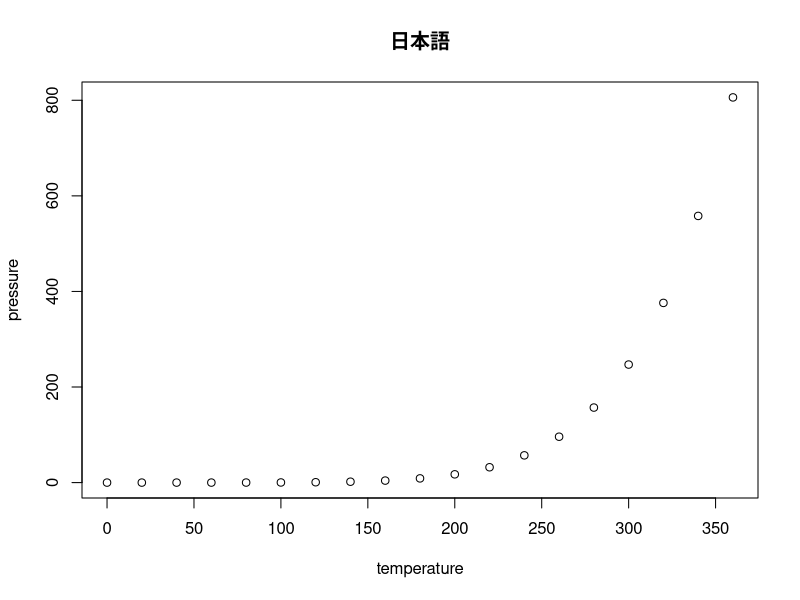
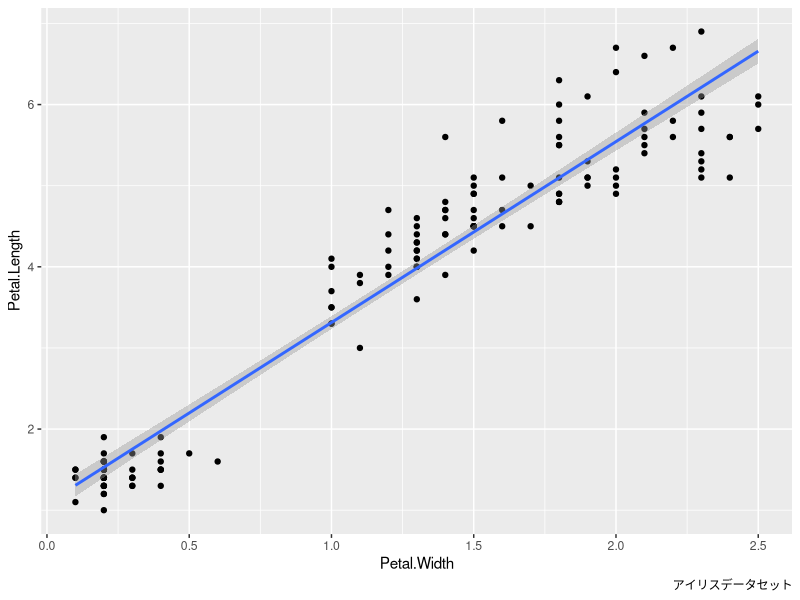

Here is the R script that generated these plots, in order:
## ---- chunk 1
require(tidyverse)
require(knitr)

knitr::opts_chunk$set(echo = TRUE,                 # Rコードを出力する
                      message = FALSE,             # Rのメッセージを抑止する
                      warning = FALSE,             # Rの警告を抑止する
                      fig_caption = TRUE,
                      fig.align = 'center',        # 図を中央揃えにする
                      attr.source='.numberLines'   # Rコードに行番号表示
                      )

if (knitr::is_latex_output()) {
  knitr::opts_chunk$set(dev = "cairo_pdf",         # 図の出力にPDFデバイスを使う
                        # fig.pos = "H",             # 図をその場で表示させる
                        tinytex.verbose = TRUE     # デバッグ用メッセージを出力
                        )
}
## ---- chunk 2
summary(cars) %>% 
  knitr::kable(caption = "車のデータセット")
## ---- chunk 3
plot(pressure, main = "日本語")
## ---- chunk 4
iris %>% 
  ggplot2::ggplot(ggplot2::aes(x = Petal.Width, y = Petal.Length)) + 
    ggplot2::geom_point() + 
    ggplot2::geom_smooth(method = "lm") +
    ggplot2::labs(caption = "アイリスデータセット")
